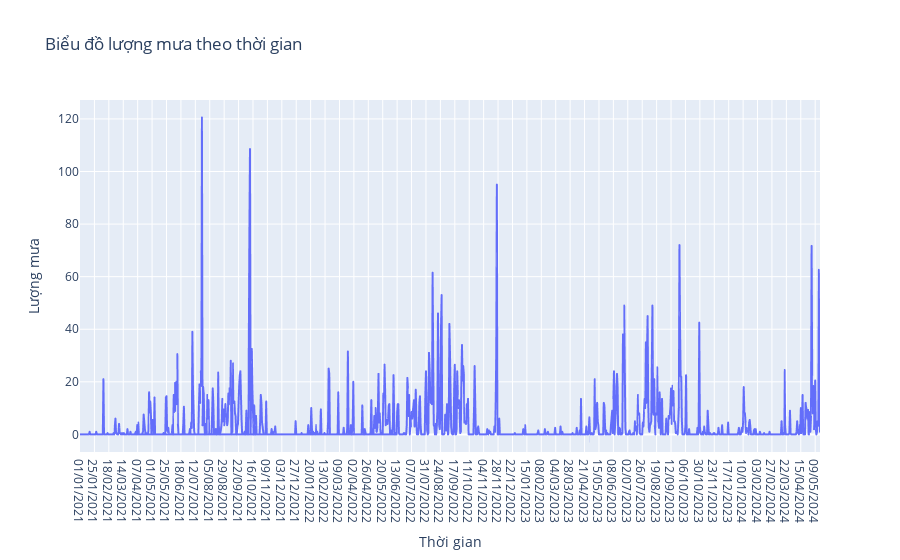

This figure's notebook cell:
### Code cell
# Vẽ biểu đồ chuỗi thời gian với cột 'precip' sử dụng Plotly
fig = px.line(df, x='datetime', y='precip', title='Biểu đồ lượng mưa theo thời gian')
fig.update_xaxes(title_text='Thời gian')
fig.update_yaxes(title_text='Lượng mưa')
fig.show()

### Figure 1 — Plotly figure (JSON) as saved in the notebook; plotly's stock layout.template omitted (floating-point values rounded to 4 significant figures; data arrays with more than 128 entries replaced by an {"elided": "..."} marker saying what was removed)
{"data": [{"hovertemplate": "datetime=%{x}<br>precip=%{y}<extra></extra>", "legendgroup": "", "line": {"color": "#636efa", "dash": "solid"}, "marker": {"symbol": "circle"}, "mode": "lines", "name": "", "showlegend": false, "type": "scattergl", "x": {"elided": "1669 str values"}, "xaxis": "x", "y": {"elided": "1669 float values"}, "yaxis": "y"}], "layout": {"legend": {"tracegroupgap": 0}, "title": {"text": "Biểu đồ lượng mưa theo thời gian"}, "xaxis": {"anchor": "y", "domain": [0, 1], "title": {"text": "Thời gian"}}, "yaxis": {"anchor": "x", "domain": [0, 1], "title": {"text": "Lượng mưa"}}}}
